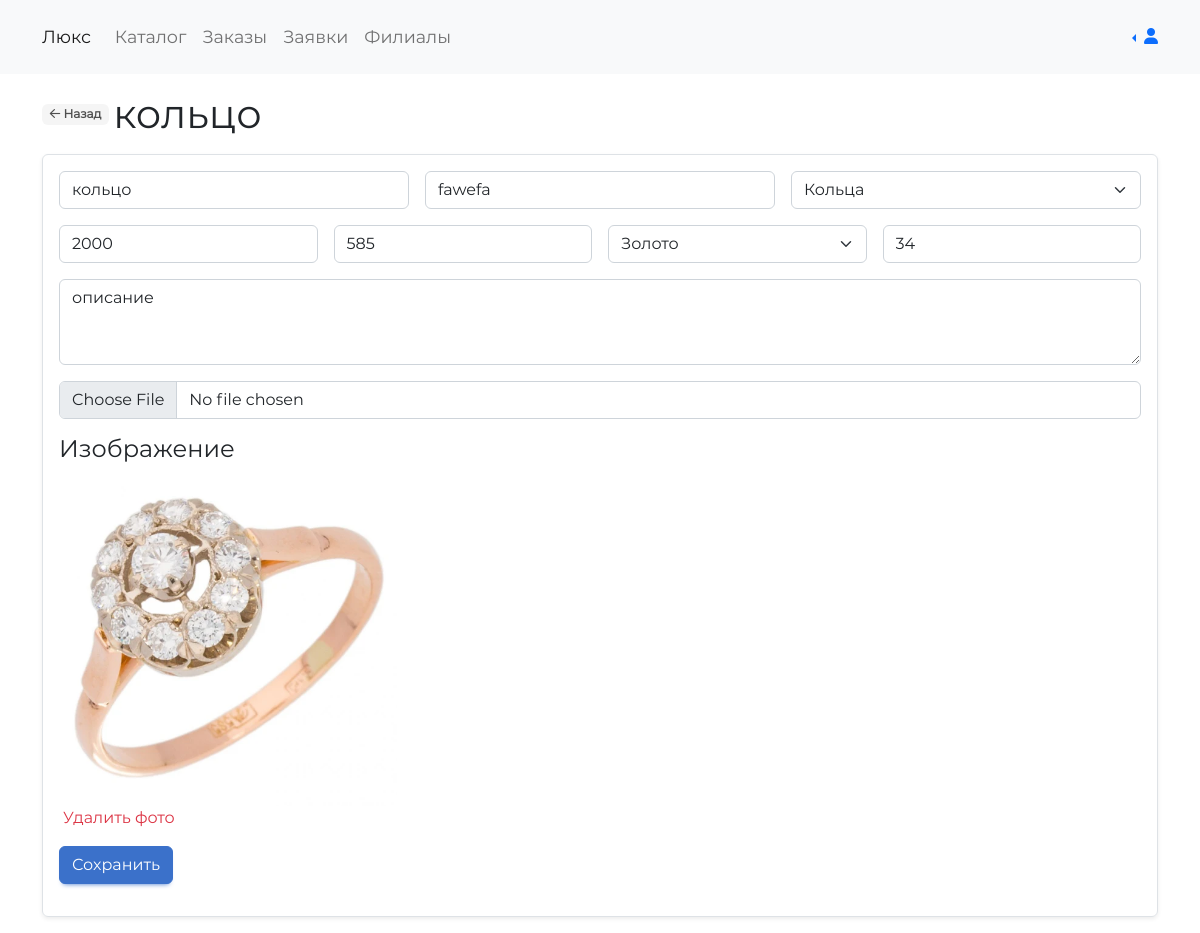
/admin/product/1, run on the app's committed database.
### tables this page shows
CREATE TABLE `products` (
  `id` int(11) NOT NULL,
  `title` varchar(128) NOT NULL,
  `description` text NOT NULL,
  `image` text NOT NULL,
  `vendor_code` varchar(32) NOT NULL,
  `price` double NOT NULL,
  `content` varchar(32) NOT NULL,
  `metal` varchar(32) NOT NULL,
  `weight` varchar(16) NOT NULL,
  `category` varchar(32) NOT NULL
);

### engine/config.php (called while the page is built)
<?php
$config = array(
	'site' => array(
		'name' => 'Люкс',
		'phone' => '+7 (495) 123-12-12',
		'email' => 'conatct@lombard.ru',
		'footer_description' => 'Помогаем быстро, просто и безопасно продавать и покупать украшения на вторичном рынке. Выдаем займы под залог ювелирных изделий.'
	),
	'db' => array(
		'host' 		=> '127.0.0.1',
		'user' 		=> 'root',
		'password' 	=> '',
		'name' 		=> 'pawnshop'
	),
	'menu' => array(
		array(
			'title' => 'Скупка',
			'url' => '/sell'
		),
		array(
			'title' => 'Каталог',
			'url' => '/catalog'
		),
		array(
			'title' => 'О нас',
			'url' => '/about'
		),
		array(
			'title' => 'Филиалы',
			'url' => '/branches'
		),
	),
	'menu_admin' => array(
		array(
			'title' => 'Каталог',
			'url' => '/admin/catalog'
		),
		array(
			'title' => 'Заказы',
			'url' => '/admin/orders'
		),
		array(
			'title' => 'Заявки',
			'url' => '/admin/consultation'
		),
		array(
			'title' => 'Филиалы',
			'url' => '/admin/branches'
		),
	)
);

### engine/core.class.php (called while the page is built, shortened)
<?php
class core {
  public $db;
  public $config;
  public function __construct() {
    include __DIR__.'/config.php';
    $this->config = $config;
    $this->db = new db(
      $config['db']['host'],
      $config['db']['user'],
      $config['db']['password'],
      $config['db']['name'],
    );
  }
  public function getConfig() {
    return $this->config;
  }
  public function menu($type) {
    return $this->config[$type];
  }
  private static function initCharRange() {
    return array_merge(range('0', '9'), range('a', 'f'));
  }
  public function get($table, $params = [], $order = false) {
    if (empty($params)) {
      $query = "SELECT * FROM $table";
    } else {
      $search_key = array_keys($params)[0];
      $search_value = $params[$search_key];
      $query = "SELECT * FROM $table WHERE $search_key = '$search_value'";
    }
    $query = $this->db->query($query);
    return ($query->numRows()) ? $query->fetchAll() : false;
  }
}

### engine/db.class.php (called while the page is built, shortened)
<?php
class db {
    protected $connection;
	protected $query;
	public function __construct($dbhost, $dbuser, $dbpass, $dbname, $charset = 'utf8mb4') {
		$this->connection = new mysqli($dbhost, $dbuser, $dbpass, $dbname);
		$this->connection->set_charset($charset);
	}
    public function query($query) {
		if ($this->query = $this->connection->prepare($query)) {
            $this->query->execute();
        } else {
            $this->error('Unable to prepare MySQL statement (check your syntax) - ' . $this->connection->error);
        }
		return $this;
    }
	public function fetchAll($callback = null) {
	    $params = array();
        $row = array();
	    $meta = $this->query->result_metadata();
	    while ($field = $meta->fetch_field()) {
	        $params[] = &$row[$field->name];
	    }
	    call_user_func_array(array($this->query, 'bind_result'), $params);
        $result = array();
        while ($this->query->fetch()) {
            $r = array();
            foreach ($row as $key => $val) {
                $r[$key] = $val;
            }
            if ($callback != null && is_callable($callback)) {
                $value = call_user_func($callback, $r);
                if ($value == 'break') break;
            } else {
                $result[] = $r;
            }
        }
		return $result;
	}
    public function numRows() {
		$this->query->store_result();
		return $this->query->num_rows;
	}
}
?>

### admin/product.php (the view, shortened to what this page needs)
<?php
include '../engine/core.class.php';
include '../engine/db.class.php';
$core = new core();
$config = $core->getConfig();
$menu = $core->menu('menu_admin');
if (isset($_GET['id'])) {
	$id = $_GET['id'];
	$product = $core->get('products', ['id' => $id])[0];
	$title = $product['title'];
} else {
	$title = 'Новый продукт';
}
?>
<html class="h-100">
	<head>
	    <link rel="stylesheet" href="/assets/css/bootstrap.min.css">
	    <link rel="stylesheet" href="/assets/fontawesome-pro-6.1.0-web/css/all.min.css">
	    <link rel="stylesheet" href="/assets/css/style.css?=<?=$_SERVER['REQUEST_TIME']?>">
	</head>
	<body class="d-flex flex-column h-100">
		<header>
			<nav class="navbar navbar-expand-lg navbar-light bg-light py-3">
				<div class="container">
					<div class="collapse navbar-collapse" id="navbar">
						<a class="navbar-brand mt-2 mt-lg-0" href="/"><?=$config['site']['name']?></a>
						<ul class="navbar-nav me-auto mb-2 mb-lg-0">
							<?php if ($menu):?>
								<?php foreach ($menu as $m):?>
									<li class="nav-item"> <a class="nav-link" href="<?=$m['url']?>"><?=$m['title']?></a> </li>
								<?php endforeach;?>
							<?php endif;?>
						</ul>
					</div>
					<div class="d-flex align-items-center">
						<div class="dropstart">
							<a class="dropdown-toggle" href="" role="button" id="account-button" data-bs-toggle="dropdown" aria-expanded="false">
								<i class="fas fa-user"></i>
							</a>
						</div>
					</div>
				</div>
			</nav>
		</header>
		<main>
			<section class="py-3">
				<div class="container">
					<div class="d-flex align-items-center mb-3">
	                    <a href="<?=$_SERVER['HTTP_REFERER']?>" class="badge badge-light">
	                        <i class="fa-regular fa-arrow-left"></i>
	                        Назад
	                    </a>
	                    <h1 class="ms-1 mb-0"><?=$title?></h1>
	                </div>
					<div class="rounded shadow-sm border p-3" id="content">
						<form method="POST" class="row g-3">
							<div class="col-md-4">
								<input type="text" class="form-control" placeholder="Название" required name="title" value="<?=@$product['title']?>">
							</div>
							<div class="col-md-4">
								<input type="text" class="form-control" placeholder="Артикул" required name="vendor_code" value="<?=@$product['vendor_code']?>">
							</div>
							<div class="col-md-4">
								<select name="category" class="form-select">
									<option value="rings" <?=($product['category']==='rings')?'selected':''?>>Кольца</option>
								</select>
							</div>
							<div class="col-md-3">
								<input type="text" class="form-control" placeholder="Цена" required name="price" value="<?=@$product['price']?>">
							</div>
							<div class="col-md-3">
								<input type="text" class="form-control" placeholder="Проба" name="content" value="<?=@$product['content']?>">
							</div>
							<div class="col-md-3">
								<select name="metal" class="form-select">
									<option value="Золото" <?=($product['metal']==='Золото')?'selected':''?>>Золото</option>
								</select>
							</div>
							<div class="col-md-3">
								<input type="text" class="form-control" placeholder="Вес" name="weight" value="<?=@$product['weight']?>">
							</div>
							<div class="col-md-12">
								<textarea name="description" placeholder="Описание" rows="3" class="form-control"><?=@$product['description']?></textarea>
							</div>
							<div class="col-12">
								<input type="file" name="image" class="form-control" id="image-input" accept=".jpg,.png,.jpeg,.gif,.webp">
							</div>
							<h4 class="mt-3">Изображение</h4>
							<div class="row">
								<div class="col-md-4">
									<div class="mt-0" id="image-wrapper">
										<?php if ($product['image']):?>
			                                <div class="">
			                                    <img src="<?=$product['image']?>" alt="<?=$product['title']?>" class="w-100 rounded">
			                                </div>
			                                <a href="javascript:void(0)" class="text-danger" id="remove-photo">Удалить фото</a>
			                            <?php endif;?>
									</div>
								</div>
							</div>
							<div class="mt-3">
								<button type="submit" class="btn btn-primary" name="save">Сохранить</button>
							</div>
						</form>
					</div>
				</div>
			</section>
		</main>
	</body>
</html>

### assets/css/style.css (style rules this page uses)
body { font-family: "Montserrat"; }
.navbar-brand, .nav-link { font-size: 1.1rem; }
.btn-primary { background-color: #3b71ca; border-color: #3b71ca; color: #fff; box-shadow: 0 4px 5px -4px #3b71ca; }
.badge-light { background-color: #f5f5f5; color: #4f4f4f; }
a { text-decoration: none; transition: .2s ease; }

### data on the page
products: title "кольцо", vendor_code "fawefa", category "Кольца", price "2000", content "585", metal "Золото", weight "34", description "описание", image (picture)

### other printed values
$config['site']['name'] "Люкс"
$m['title'] "Каталог"
$m['title'] "Заказы"
$m['title'] "Заявки"
$m['title'] "Филиалы"
